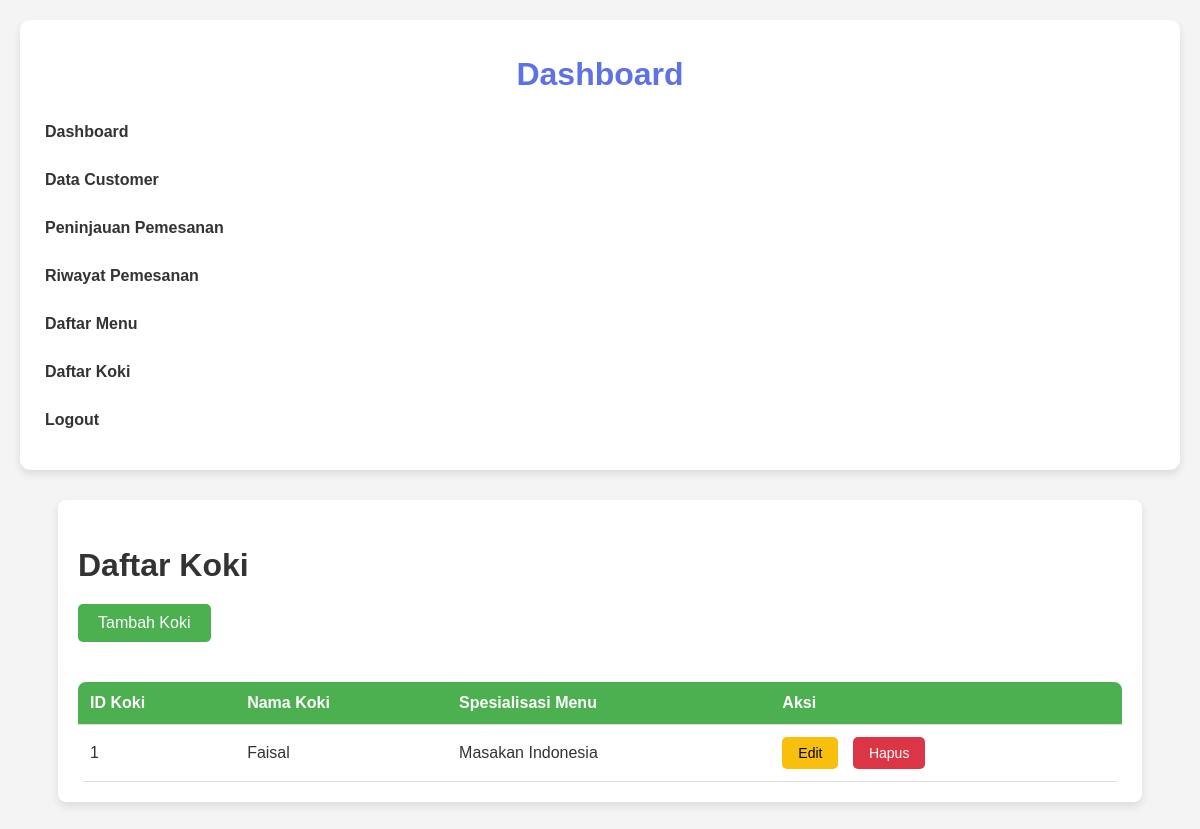
Screenshot of /admin/daftar_koki.php (signed in) with the database file from the repository.
### tables this page shows
CREATE TABLE `koki` (
  `ID_KOKI` int(11) NOT NULL,
  `NAMA_KOKI` varchar(100) DEFAULT NULL,
  `SPESIALIS_MENU` varchar(100) DEFAULT NULL
);

### admin/daftar_koki.php (the view, shortened to what this page needs)
<?php
include('../config.php');
$query = "SELECT * FROM KOKI";
$result = $conn->query($query);
?>
<!DOCTYPE html>
<html lang="id">
<head>
    <link rel="stylesheet" href="style.css">
</head>
<body>
<?php include('navbar_admin.php'); ?>
<section class="admin-section">
    <div class="admin-container">
        <h2>Daftar Koki</h2>
        <a href="tambah_koki.php" class="btn">Tambah Koki</a>
        <table>
            <thead>
                <tr>
                    <th>ID Koki</th>
                    <th>Nama Koki</th>
                    <th>Spesialisasi Menu</th>
                    <th>Aksi</th>
                </tr>
            </thead>
            <tbody>
                <?php
                if ($result->num_rows > 0) {
                    while ($koki = $result->fetch_assoc()) {
                        echo "<tr>
                                <td>" . $koki['ID_KOKI'] . "</td>
                                <td>" . $koki['NAMA_KOKI'] . "</td>
                                <td>" . $koki['SPESIALIS_MENU'] . "</td>
                                <td>
                                    <a href='edit_koki.php?id=" . $koki['ID_KOKI'] . "'>Edit</a>
                                    <a href='hapus_koki.php?id=" . $koki['ID_KOKI'] . "' onclick='return confirm(\"Yakin ingin menghapus koki ini?\")'>Hapus</a>
                                </td>
                              </tr>";
                    }
                } else {
                    echo "<tr><td colspan='4'>Tidak ada data koki.</td></tr>";
                }
                ?>
            </tbody>
        </table>
    </div>
</section>
</body>
</html>

### style.css (style rules this page uses)
body, html { margin: 0; padding: 0; box-sizing: border-box; font-family: Arial, sans-serif; }

### admin/daftar_koki.php (style rules this page uses)
body { font-family: Arial, sans-serif; background-color: #f4f7fc; margin: 0; padding: 0; }
.admin-container { width: 90%; margin: 30px auto; padding: 20px; background-color: #ffffff; box-shadow: 0 4px 8px rgba(0, 0, 0, 0.1); border-radius: 8px; }
h2 { font-size: 2rem; margin-bottom: 20px; color: #333; }
.btn { display: inline-block; background-color: #4CAF50; color: white; padding: 10px 20px; font-size: 16px; text-decoration: none; border-radius: 5px; margin-bottom: 20px; transition: background-color 0.3s ease; }
table { width: 100%; border-collapse: collapse; margin-top: 20px; border-radius: 8px; overflow: hidden; }
th, td { padding: 12px; text-align: left; border-bottom: 1px solid #ddd; }
th { background-color: #4CAF50; color: white; }
td a { display: inline-block; padding: 8px 16px; font-size: 14px; text-decoration: none; border-radius: 5px; margin-right: 10px; transition: background-color 0.3s ease; }
td a:first-child { background-color: #f8c00c; color: black; }
td a:last-child { background-color: #dc3545; color: white; }

### admin/navbar_admin.php (style rules this page uses)
body { font-family: Arial, sans-serif; background-color: #f4f4f4; color: #333; }

### rows the page displays
koki: ID_KOKI "1", NAMA_KOKI "Faisal", SPESIALIS_MENU "Masakan Indonesia"
